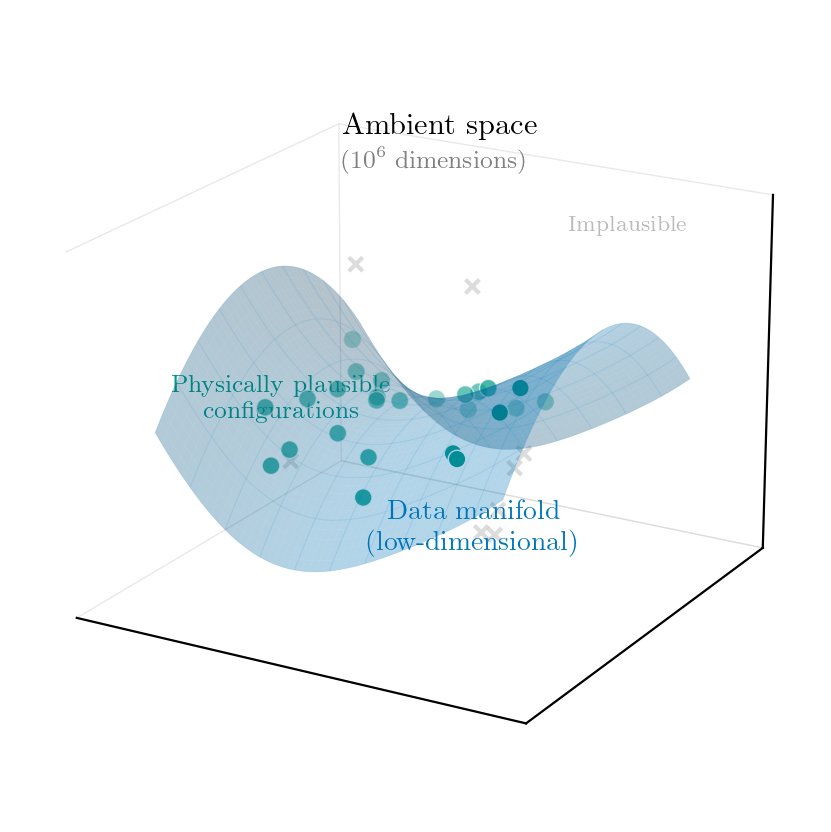

Source code (Python):
"""
Manifold hypothesis illustration for lecture notes.
Shows a 2D data manifold embedded in 3D ambient space.
"""

import matplotlib.pyplot as plt
import numpy as np
from pathlib import Path
from mpl_toolkits.mplot3d import Axes3D

# Load publication style
plt.style.use(Path("~/.claude/skills/matplotlib-publication/matplotlibrc").expanduser())

# Column widths
DOUBLE_COL = 6.75

# Colors
COLORS = {
    'blue': '#0077BB',
    'orange': '#EE7733',
    'teal': '#009988',
    'red': '#CC3311',
    'gray': '#BBBBBB',
}

# Create figure
fig = plt.figure(figsize=(DOUBLE_COL, 4.0))
ax = fig.add_subplot(111, projection='3d')

# Create a curved manifold surface (saddle/wave shape)
u = np.linspace(-2, 2, 50)
v = np.linspace(-2, 2, 50)
U, V = np.meshgrid(u, v)

# Saddle-like surface with some curvature
X = U
Y = V
Z = 0.3 * (U**2 - V**2) + 0.2 * np.sin(U * 1.5)

# Plot the manifold surface
surf = ax.plot_surface(X, Y, Z, alpha=0.3, color=COLORS['blue'],
                        edgecolor='none', antialiased=True)

# Add wireframe for visibility
ax.plot_wireframe(X, Y, Z, alpha=0.15, color=COLORS['blue'],
                  linewidth=0.3, rstride=5, cstride=5)

# Generate points ON the manifold
np.random.seed(42)
n_points = 25
u_pts = np.random.uniform(-1.5, 1.5, n_points)
v_pts = np.random.uniform(-1.5, 1.5, n_points)
x_pts = u_pts
y_pts = v_pts
z_pts = 0.3 * (u_pts**2 - v_pts**2) + 0.2 * np.sin(u_pts * 1.5)

# Plot points on manifold
ax.scatter(x_pts, y_pts, z_pts, c=COLORS['teal'], s=40,
           edgecolors='white', linewidths=0.5, zorder=10,
           label='Observed data')

# Generate points OFF the manifold (physically implausible)
n_off = 8
x_off = np.random.uniform(-1.5, 1.5, n_off)
y_off = np.random.uniform(-1.5, 1.5, n_off)
z_manifold = 0.3 * (x_off**2 - y_off**2) + 0.2 * np.sin(x_off * 1.5)
z_off = z_manifold + np.random.uniform(0.8, 1.5, n_off) * np.random.choice([-1, 1], n_off)

# Plot off-manifold points
ax.scatter(x_off, y_off, z_off, c=COLORS['gray'], s=25,
           alpha=0.5, marker='x', linewidths=1.5,
           label='Implausible')

# Set axis properties
ax.set_xlim([-2.5, 2.5])
ax.set_ylim([-2.5, 2.5])
ax.set_zlim([-2, 2])

# Remove axis ticks but keep a minimal frame
ax.set_xticks([])
ax.set_yticks([])
ax.set_zticks([])

# Set viewing angle
ax.view_init(elev=20, azim=-60)

# Add annotations with larger fonts
# "Data manifold" label
ax.text(1.8, -2.2, -0.5, "Data manifold\n(low-dimensional)",
        fontsize=10, color=COLORS['blue'], ha='center',
        fontweight='medium')

# "Ambient space" label
ax.text(-2.5, 2.5, 2.0, "Ambient space",
        fontsize=11, color='black', ha='left',
        fontweight='medium')

# Arrow-like annotation for manifold points
ax.text(0, -2.8, 0.8, "Physically plausible\nconfigurations",
        fontsize=9, color=COLORS['teal'], ha='center',
        fontweight='medium')

# Label for off-manifold points
ax.text(1.5, 1.5, 1.8, "Implausible",
        fontsize=8, color=COLORS['gray'], ha='center',
        style='italic')

# Make panes more transparent
ax.xaxis.pane.fill = False
ax.yaxis.pane.fill = False
ax.zaxis.pane.fill = False
ax.xaxis.pane.set_edgecolor('lightgray')
ax.yaxis.pane.set_edgecolor('lightgray')
ax.zaxis.pane.set_edgecolor('lightgray')

# Grid
ax.grid(True, alpha=0.2, linestyle='-', linewidth=0.5)

# Adjust layout
plt.subplots_adjust(left=0, right=1, bottom=0, top=1)

# Save
save_path = Path("/Users/smsharma/Projects/ds595-ai4science/notes/chapters/03-neural-networks/figures/manifold_hypothesis.pdf")
fig.savefig(save_path, bbox_inches='tight', pad_inches=0.1)
fig.savefig(save_path.with_suffix('.png'), dpi=200, bbox_inches='tight', pad_inches=0.1)
print(f"Saved to {save_path}")

plt.show()
